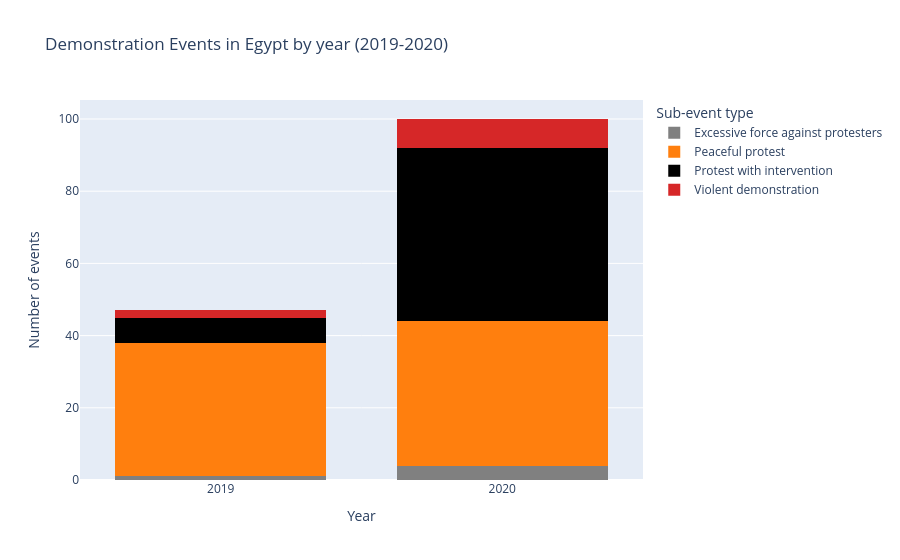

Write notebook code for a chart like this one.
### Code cell
# Yearly histogram-style bars for top 4 sub-event types (ACLED_alsisi)
df_alsisi_clean = load_clean_acled("ACLED_alsisi.csv")
plot_top4_subtypes_by_year(df_alsisi_clean, "Demonstration Events in Egypt by year (2019-2020)")

### Figure 1 — Plotly figure (JSON) as saved in the notebook; plotly's stock layout.template omitted (floating-point values rounded to 4 significant figures)
{"data": [{"hovertemplate": "Year: %{x}<br>Subtype: %{fullData.name}<br>Count: %{y}<extra></extra>", "legendgroup": "Excessive force against protesters", "marker": {"color": "#808080", "line": {"width": 0}, "pattern": {"shape": ""}}, "name": "Excessive force against protesters", "orientation": "v", "showlegend": true, "textposition": "auto", "type": "bar", "x": ["2019", "2020"], "xaxis": "x", "y": [1, 4], "yaxis": "y"}, {"hovertemplate": "Year: %{x}<br>Subtype: %{fullData.name}<br>Count: %{y}<extra></extra>", "legendgroup": "Peaceful protest", "marker": {"color": "#ff7f0e", "line": {"width": 0}, "pattern": {"shape": ""}}, "name": "Peaceful protest", "orientation": "v", "showlegend": true, "textposition": "auto", "type": "bar", "x": ["2019", "2020"], "xaxis": "x", "y": [37, 40], "yaxis": "y"}, {"hovertemplate": "Year: %{x}<br>Subtype: %{fullData.name}<br>Count: %{y}<extra></extra>", "legendgroup": "Protest with intervention", "marker": {"color": "#000000", "line": {"width": 0}, "pattern": {"shape": ""}}, "name": "Protest with intervention", "orientation": "v", "showlegend": true, "textposition": "auto", "type": "bar", "x": ["2019", "2020"], "xaxis": "x", "y": [7, 48], "yaxis": "y"}, {"hovertemplate": "Year: %{x}<br>Subtype: %{fullData.name}<br>Count: %{y}<extra></extra>", "legendgroup": "Violent demonstration", "marker": {"color": "#d62728", "line": {"width": 0}, "pattern": {"shape": ""}}, "name": "Violent demonstration", "orientation": "v", "showlegend": true, "textposition": "auto", "type": "bar", "x": ["2019", "2020"], "xaxis": "x", "y": [2, 8], "yaxis": "y"}], "layout": {"bargap": 0.25, "bargroupgap": 0, "barmode": "stack", "legend": {"title": {"text": "Sub-event type"}, "tracegroupgap": 0}, "title": {"text": "Demonstration Events in Egypt by year (2019-2020)"}, "xaxis": {"anchor": "y", "domain": [0, 1], "title": {"text": "Year"}}, "yaxis": {"anchor": "x", "domain": [0, 1], "title": {"text": "Number of events"}}}}
